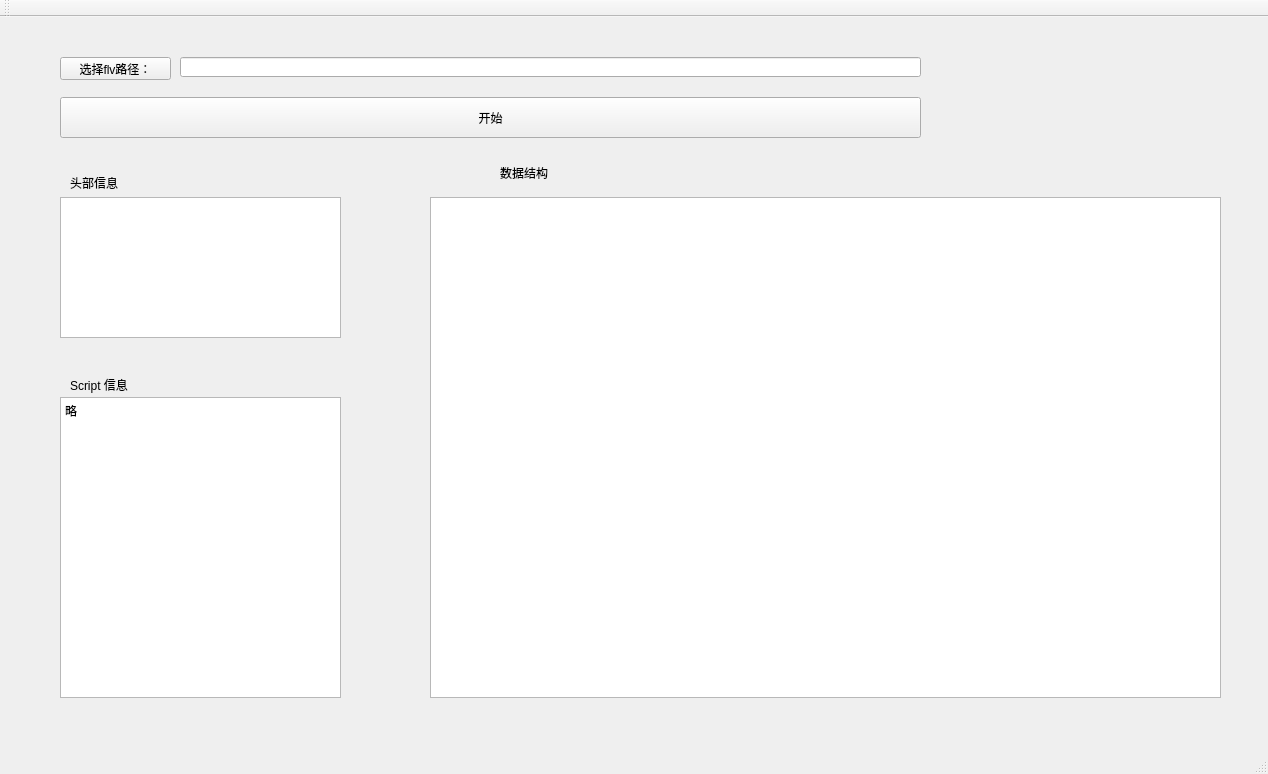
<?xml version="1.0" encoding="UTF-8"?>
<ui version="4.0">
 <class>MainWindow</class>
 <widget class="QMainWindow" name="MainWindow">
  <property name="geometry">
   <rect>
    <x>0</x>
    <y>0</y>
    <width>1268</width>
    <height>774</height>
   </rect>
  </property>
  <property name="windowTitle">
   <string>MainWindow</string>
  </property>
  <widget class="QWidget" name="centralWidget">
   <widget class="QLabel" name="label">
    <property name="geometry">
     <rect>
      <x>500</x>
      <y>150</y>
      <width>54</width>
      <height>12</height>
     </rect>
    </property>
    <property name="text">
     <string>数据结构</string>
    </property>
   </widget>
   <widget class="QLineEdit" name="lineEdit">
    <property name="geometry">
     <rect>
      <x>180</x>
      <y>40</y>
      <width>741</width>
      <height>20</height>
     </rect>
    </property>
   </widget>
   <widget class="QPushButton" name="pushButton">
    <property name="geometry">
     <rect>
      <x>60</x>
      <y>80</y>
      <width>861</width>
      <height>41</height>
     </rect>
    </property>
    <property name="text">
     <string>开始</string>
    </property>
   </widget>
   <widget class="QPushButton" name="pushButton_2">
    <property name="geometry">
     <rect>
      <x>60</x>
      <y>40</y>
      <width>111</width>
      <height>23</height>
     </rect>
    </property>
    <property name="text">
     <string>选择flv路径：</string>
    </property>
   </widget>
   <widget class="QLabel" name="label_2">
    <property name="geometry">
     <rect>
      <x>70</x>
      <y>160</y>
      <width>54</width>
      <height>12</height>
     </rect>
    </property>
    <property name="text">
     <string>头部信息</string>
    </property>
   </widget>
   <widget class="QTextEdit" name="textEdit">
    <property name="geometry">
     <rect>
      <x>60</x>
      <y>180</y>
      <width>281</width>
      <height>141</height>
     </rect>
    </property>
   </widget>
   <widget class="QTextEdit" name="textEdit_2">
    <property name="geometry">
     <rect>
      <x>430</x>
      <y>180</y>
      <width>791</width>
      <height>501</height>
     </rect>
    </property>
   </widget>
   <widget class="QTextEdit" name="textEdit_3">
    <property name="geometry">
     <rect>
      <x>60</x>
      <y>380</y>
      <width>281</width>
      <height>301</height>
     </rect>
    </property>
    <property name="html">
     <string>&lt;!DOCTYPE HTML PUBLIC &quot;-//W3C//DTD HTML 4.0//EN&quot; &quot;http://www.w3.org/TR/REC-html40/strict.dtd&quot;&gt;
&lt;html&gt;&lt;head&gt;&lt;meta name=&quot;qrichtext&quot; content=&quot;1&quot; /&gt;&lt;style type=&quot;text/css&quot;&gt;
p, li { white-space: pre-wrap; }
&lt;/style&gt;&lt;/head&gt;&lt;body style=&quot; font-family:'SimSun'; font-size:9pt; font-weight:400; font-style:normal;&quot;&gt;
&lt;p style=&quot; margin-top:0px; margin-bottom:0px; margin-left:0px; margin-right:0px; -qt-block-indent:0; text-indent:0px;&quot;&gt;略&lt;/p&gt;&lt;/body&gt;&lt;/html&gt;</string>
    </property>
   </widget>
   <widget class="QLabel" name="label_3">
    <property name="geometry">
     <rect>
      <x>70</x>
      <y>360</y>
      <width>151</width>
      <height>16</height>
     </rect>
    </property>
    <property name="text">
     <string>Script 信息</string>
    </property>
   </widget>
  </widget>
  <widget class="QMenuBar" name="menuBar">
   <property name="geometry">
    <rect>
     <x>0</x>
     <y>0</y>
     <width>1268</width>
     <height>23</height>
    </rect>
   </property>
  </widget>
  <widget class="QToolBar" name="mainToolBar">
   <attribute name="toolBarArea">
    <enum>TopToolBarArea</enum>
   </attribute>
   <attribute name="toolBarBreak">
    <bool>false</bool>
   </attribute>
  </widget>
  <widget class="QStatusBar" name="statusBar"/>
 </widget>
 <layoutdefault spacing="6" margin="11"/>
 <resources/>
 <connections/>
</ui>
